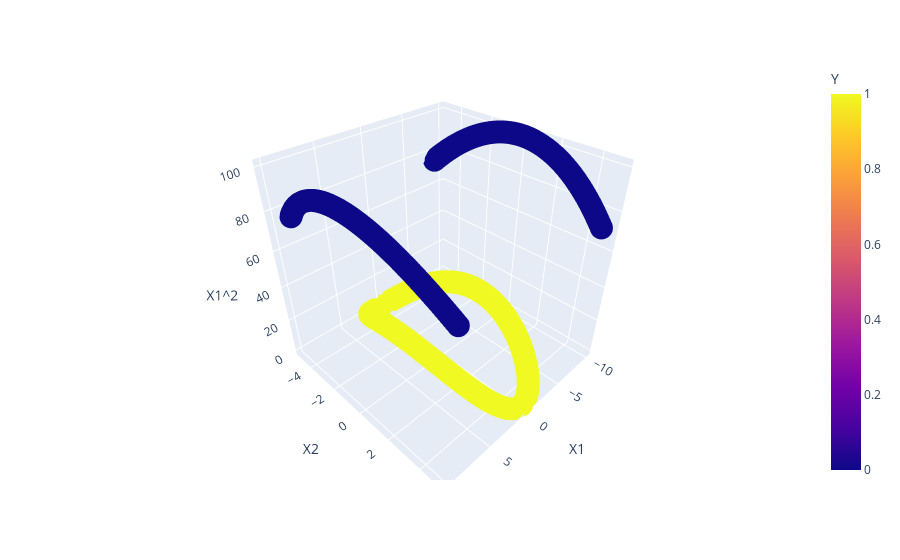

The notebook cell this image was saved under:
### Code cell
import plotly.express as px

fig = px.scatter_3d(df, x='X1', y='X2', z='X1^2', color='Y')
fig.show()

### Figure 1 — Plotly figure (JSON) as saved in the notebook; plotly's stock layout.template omitted (floating-point values rounded to 4 significant figures; data arrays with more than 128 entries replaced by an {"elided": "..."} marker saying what was removed)
{"data": [{"hovertemplate": "X1=%{x}<br>X2=%{y}<br>X1^2=%{z}<br>Y=%{marker.color}<extra></extra>", "legendgroup": "", "marker": {"color": {"elided": "400 int values"}, "coloraxis": "coloraxis", "symbol": "circle"}, "mode": "markers", "name": "", "scene": "scene", "showlegend": false, "x": {"elided": "400 float values"}, "y": {"elided": "400 float values"}, "z": {"elided": "400 float values"}, "type": "scatter3d"}], "layout": {"scene": {"domain": {"x": [0.0, 1.0], "y": [0.0, 1.0]}, "xaxis": {"title": {"text": "X1"}}, "yaxis": {"title": {"text": "X2"}}, "zaxis": {"title": {"text": "X1^2"}}}, "coloraxis": {"colorbar": {"title": {"text": "Y"}}, "colorscale": [[0.0, "#0d0887"], [0.1111, "#46039f"], [0.2222, "#7201a8"], [0.3333, "#9c179e"], [0.4444, "#bd3786"], [0.5556, "#d8576b"], [0.6667, "#ed7953"], [0.7778, "#fb9f3a"], [0.8889, "#fdca26"], [1.0, "#f0f921"]]}, "legend": {"tracegroupgap": 0}, "margin": {"t": 60}}}
